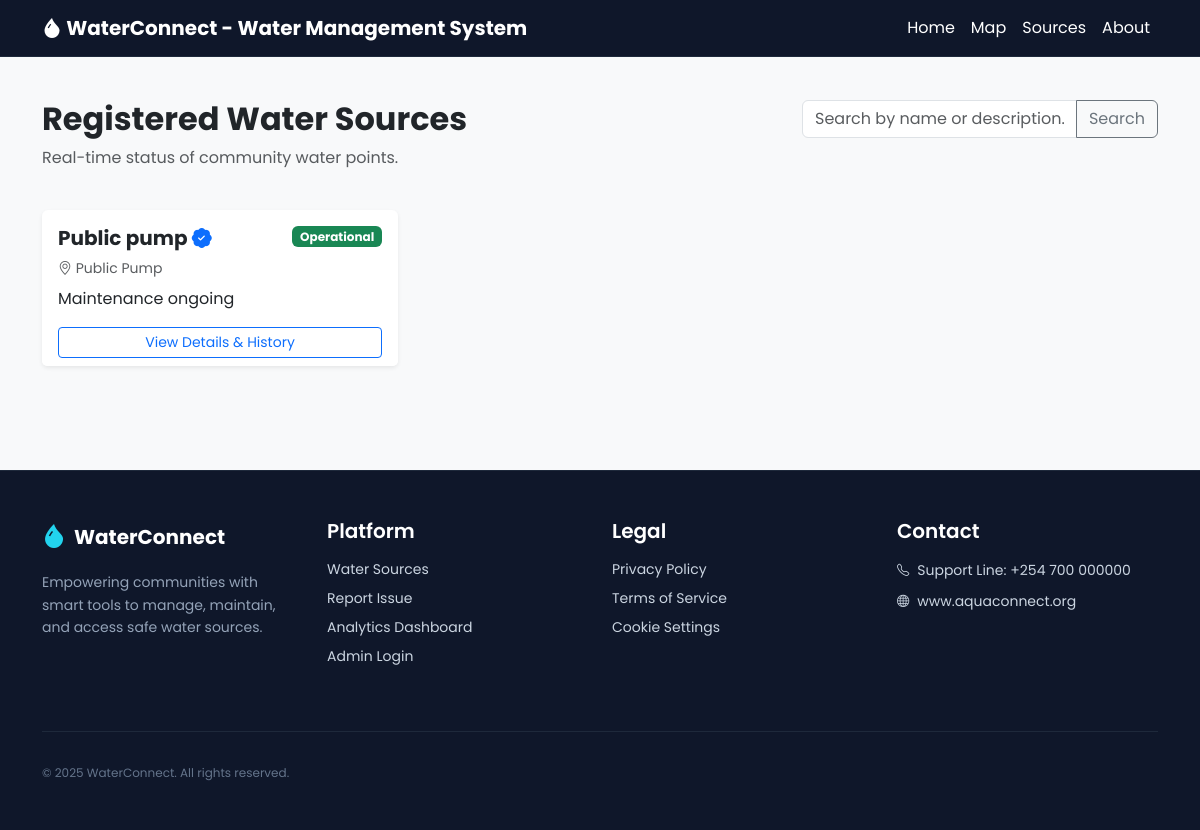
The app's page /sources/, older data.
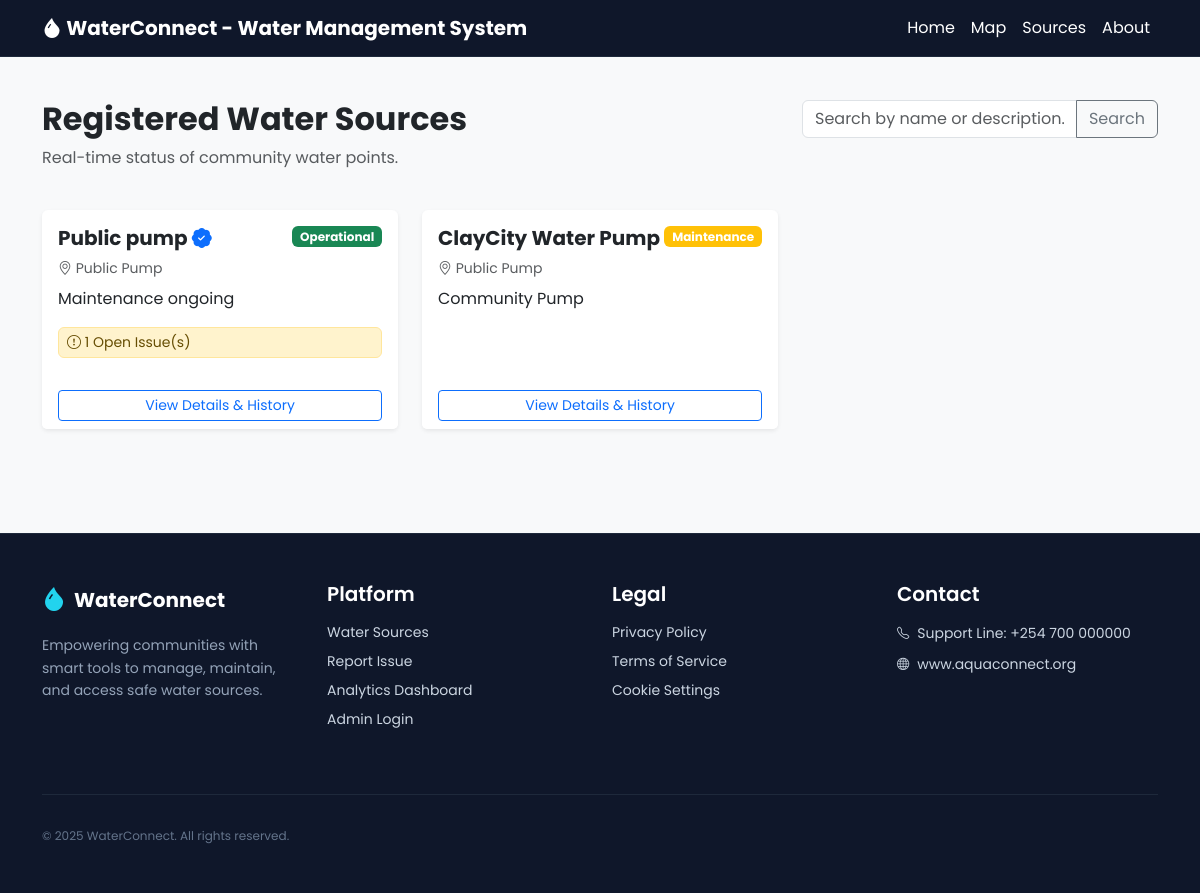
The same page, newer data.
### waterapp/models.py (models this page shows, shortened)
class WaterSource(models.Model):
    SOURCE_TYPES = [
        ('B', 'Borehole'),
        ('W', 'Well'),
        ('T', 'Tap'),
        ('R', 'River Intake'),
        ('P', 'Public Pump'),
    ]
    STATUS_CHOICES = [
        ('O', 'Operational'),
        ('M', 'Maintenance'),
        ('B', 'Broken/Non-Operational'),
        ('C', 'Contaminated'),
    ]
    name = models.CharField(max_length=100, help_text="E.g., Nairobi Zone A")
    source_type = models.CharField(max_length=1, choices=SOURCE_TYPES)
    latitude = models.DecimalField(max_digits=9, decimal_places=6, help_text="Latitude coordinate")
    longitude = models.DecimalField(max_digits=9, decimal_places=6, help_text="Longitude coordinate")
    status = models.CharField(max_length=1, choices=STATUS_CHOICES, default='O')
    is_verified = models.BooleanField(default=False, help_text="Has this source been verified for water quality?")
    installation_date = models.DateField(default=timezone.now)
    description = models.TextField(blank=True)
    last_updated = models.DateTimeField(auto_now=True)
    @property
    def status_color(self):
        if self.status == 'O':
            return 'success' # Green
        elif self.status == 'M':
            return 'warning' # Yellow/Orange
        return 'danger' # Red

### waterapp/views.py (the view)
# urls.py: path('sources/', views.water_source_list, name='water_source_list'),
def water_source_list(request):
    sources = WaterSource.objects.all()
    query = request.GET.get('q')
    if query:
        sources = sources.filter(
            Q(name__icontains=query) |
            Q(description__icontains=query)
        )
    sources = sources.annotate(
        num_open_issues=Count('issues', filter=Q(issues__is_resolved=False))
    )
    return render(request, 'waterapp/water_source_list.html', {'sources': sources})

### templates/waterapp/water_source_list.html
{% extends 'waterapp/base.html' %}
{% block content %}
<div class="container" style="padding-top: 100px;">
    <div class="row mb-4">
        <div class="col-md-8">
            <h2 class="fw-bold">Registered Water Sources</h2>
            <p class="text-muted">Real-time status of community water points.</p>
        </div>
        <div class="col-md-4 text-end">
            <form method="get" action="{% url 'water_source_list' %}">
                <div class="input-group">
                    <input type="text" name="q" class="form-control" placeholder="Search by name or description..." value="{{ request.GET.q }}">
                    <button class="btn btn-outline-secondary" type="submit">Search</button>
                </div>
            </form>
        </div>
    </div>
    <div class="row">
        {% for source in sources %}
        <div class="col-md-6 col-lg-4 mb-4">
            <div class="card h-100 border-0 shadow-sm">
                <div class="card-body">
                    <div class="d-flex justify-content-between align-items-start mb-2">
                        <h5 class="card-title fw-bold mb-0">
                            {{ source.name }}
                            {% if source.is_verified %}
                            <i class="bi bi-patch-check-fill text-primary" title="Verified Source"></i>
                            {% endif %}
                        </h5>
                        <span class="badge bg-{{ source.status_color }}">
                            {{ source.get_status_display }}
                        </span>
                    </div>
                    <p class="text-muted small mb-2"><i class="bi bi-geo-alt"></i> {{ source.get_source_type_display }}</p>
                    <p class="card-text">{{ source.description|truncatechars:80 }}</p>
                    {% if source.num_open_issues > 0 %}
                    <div class="alert alert-warning py-1 px-2 small">
                        <i class="bi bi-exclamation-circle"></i> {{ source.num_open_issues }} Open Issue(s)
                    </div>
                    {% endif %}
                </div>
                <div class="card-footer bg-white border-0 pt-0">
                    <a href="{% url 'water_source_detail' source.pk %}" class="btn btn-outline-primary btn-sm w-100">
                        View Details & History
                    </a>
                </div>
            </div>
        </div>
        {% empty %}
        <div class="col-12 text-center py-5">
            <h4 class="text-muted">No water sources found.</h4>
        </div>
        {% endfor %}
    </div>
</div>
{% endblock %}

Row changes from the older to the newer data that the page shows:
shown differently, row unchanged: WaterSource "Public pump": num_open_issues (not shown) → "1"
added WaterSource: name "ClayCity Water Pump", status "Maintenance", source_type "Public Pump", description "Community Pump"
